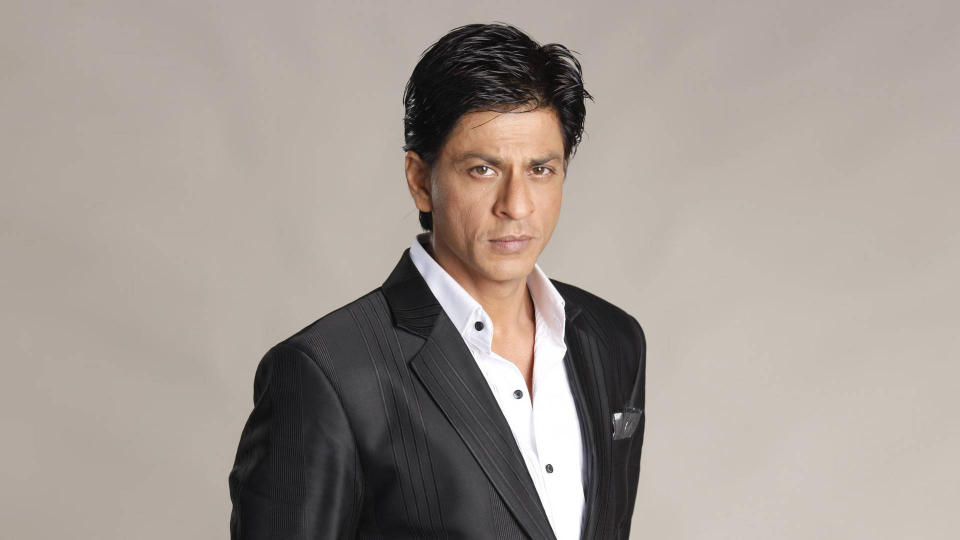
#> input picture Open CV/Tutorials/Images/SRK.jpg, 1920 x 1080 px, given in place of binary image 1.png, which was not available (shown at 1/2 size)
$ jupyter execute 'T6 (bitwise operation).ipynb'
#> lines starting #> are read from the running program, lines starting #| are printed output that depends on the picture; pictures that were not available may be replaced by others from this repository, and a replacement may not be noted
[cell 1]
import cv2
import numpy as np
image1 = cv2.imread(r"C:\Users\neupa\Libraries-Workshops\Open CV\Tutorials\Images\binary image 1.png")
#> image1 is the input picture: shape (1080, 1920, 3); mean B, G, R 146.6, 153.7, 163.2
image2 = cv2.imread(r"C:\Users\neupa\Libraries-Workshops\Open CV\Tutorials\Images\binary image 2.png")
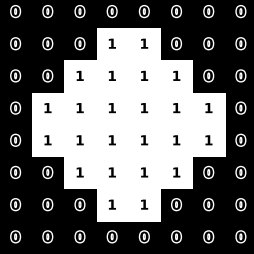
#> input picture Open CV/Tutorials/Images/binary image 2.png, 254 x 254 px, found by its file name
#> image2 is the input picture: shape (254, 254, 3); min 0, max 255, mean 105.4

re_img1 = cv2.resize(image1, (250,250))
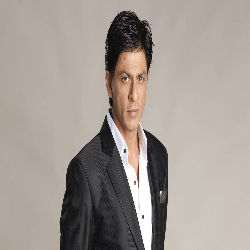
#> re_img1: shape (250, 250, 3); mean B, G, R 146.5, 153.6, 163.1
re_img2 = cv2.resize(image2, (250,250))
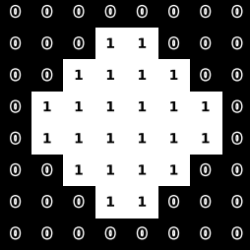
#> re_img2: shape (250, 250, 3); min 0, max 255, mean 105.4

# new_img = cv2.bitwise_and(re_img1, re_img2)
# new_img = cv2.bitwise_or(re_img1, re_img2)
new_img = cv2.bitwise_xor(re_img1, re_img2)
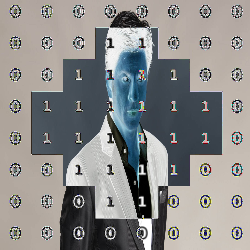
#> new_img: shape (250, 250, 3); mean B, G, R 137.5, 138.6, 139.1
# new_img = cv2.bitwise_not(re_img1, re_img2)

h = np.hstack((re_img1, re_img2, new_img))
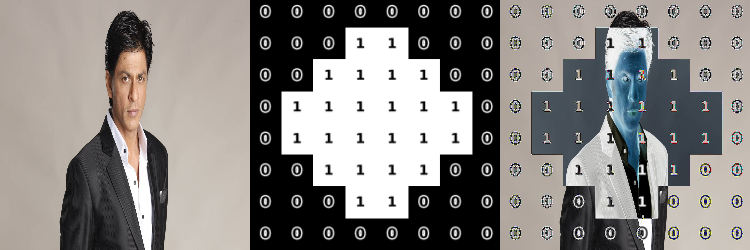
#> h: shape (250, 750, 3); mean B, G, R 129.8, 132.6, 135.9

cv2.imshow("window",h)

cv2.waitKey(0)
cv2.destroyAllWindows()
